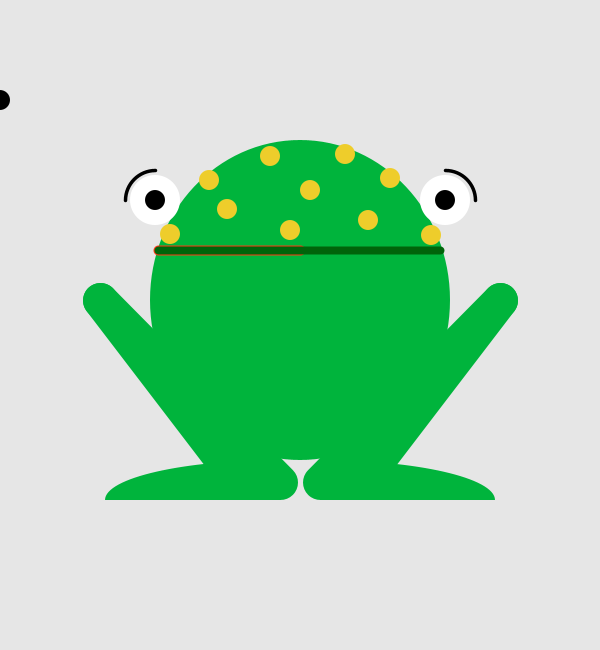
Frame 1 (no input)
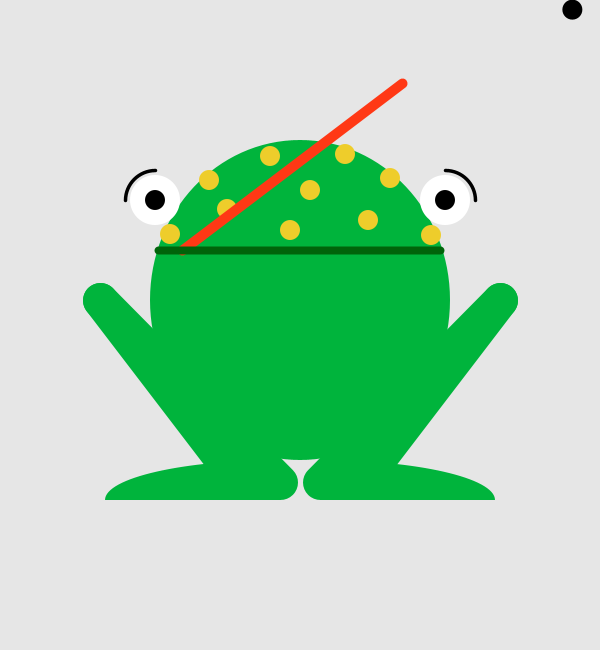
Frame 60 (the mouse pressed at the canvas centre just before this capture)
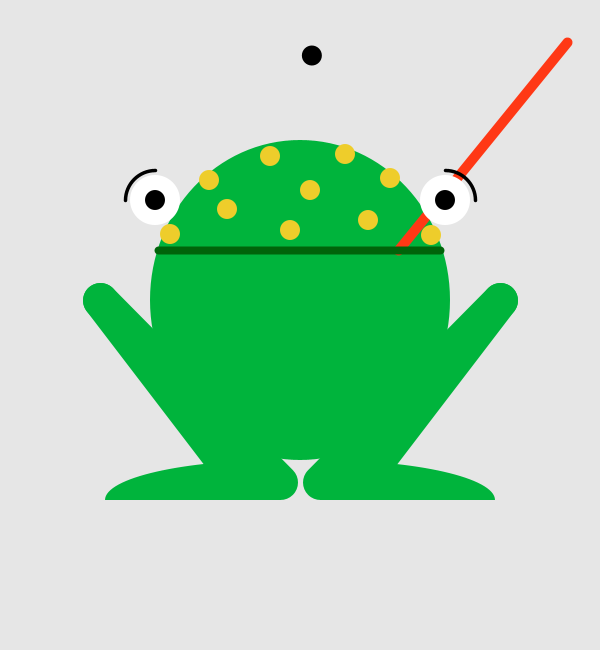
Frame 120 (the mouse held since frame 60 and released just before this capture)

The Processing sketch that drew these frames (run headless with seeded random() and noise(); from frame 60 on, the mouse is pressed at the canvas centre):

// Processing sketch: processing_62508
// ── processing_62508.pde

float x = 158;
float y = 250;
float x2 = 300;
float y2 = 250;

//BUG`s Position
float xPos = 0;
float yPos = 100;

void setup() {
  size(600,650);
  
}

void draw() { 
  background(230); 
  smooth();
 
  
  //FROG`s body
  ellipseMode(CENTER);
  noStroke();
  fill(0,180,60);
  ellipse(300,300,300,320);

  noStroke();
  fill(238,205,43);
  ellipse(170,234,20,20);
  ellipse(227,209,20,20);
  ellipse(310,190,20,20);
  ellipse(209,180,20,20);
  ellipse(345,154,20,20);
  ellipse(290,230,20,20);
  ellipse(270,156,20,20);
  ellipse(390,178,20,20);
  ellipse(368,220,20,20);
  ellipse(431,235,20,20);

  //FROG`s leg left
  stroke(0,180,60);
  noFill();
  smooth();
  strokeWeight(35.0);
  strokeCap(ROUND);
  line(280,482,100,300);
  line(230,470,100,300);
  smooth();
  noStroke();
  fill(0,180,60);
  arc(280,500,350,80,PI, TWO_PI-PI/2);

  //FROG`s leg right
  stroke(0,180,60);
  noFill();
  smooth();
  strokeWeight(35.0);
  strokeCap(ROUND);
  line(320,482,500,300);
  line(370,470,500,300);
  smooth();
  noStroke();
  fill(0,180,60);
  arc(320,500,350,80,TWO_PI-PI/2, TWO_PI);

  //FROG`s face
  //FROG`s tongue
  strokeWeight(10);
  stroke(255,56,21);
  line(x,y,x2,y2);
 
  x = random (158,440);
 
  x2 = random (50,600);
  y2 = random (100);
  
  //FROG`s mouth
  stroke(0,100,10);
  noFill();
  smooth();
  strokeWeight(8.0);
  strokeCap(ROUND);
  line(158,250,440,250);

  //FROG`s eye left
  smooth();
  fill(255);
  noStroke();
  ellipseMode(CENTER);
  ellipse(155,200,50,50);
  fill(0);
  ellipse(155,200,20,20);

  //FROG`s eye right
  fill(255);
  noStroke();
  ellipseMode(CENTER);
  ellipse(445,200,50,50);
  fill(0);
  ellipse(445,200,20,20);

  //FROG`s eyebrows
  stroke(0);
  noFill();
  smooth();
  strokeWeight(3.5);
  strokeCap(ROUND);
  arc(155,200,60,60,radians(180),radians(270));
  arc(445,200,60,60,radians(270), radians(360));
    
  //BUG
  noStroke();
  fill(0);
  ellipse(xPos,yPos, 20,20);
  xPos = random(50,600);
  yPos = random(200);
}



  
